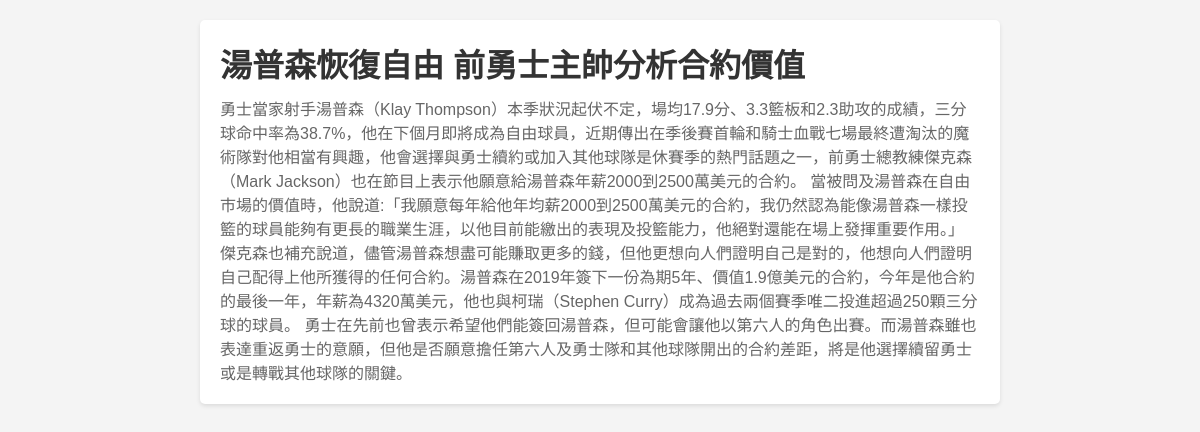
Before: /nba/content/2 with the older database file.
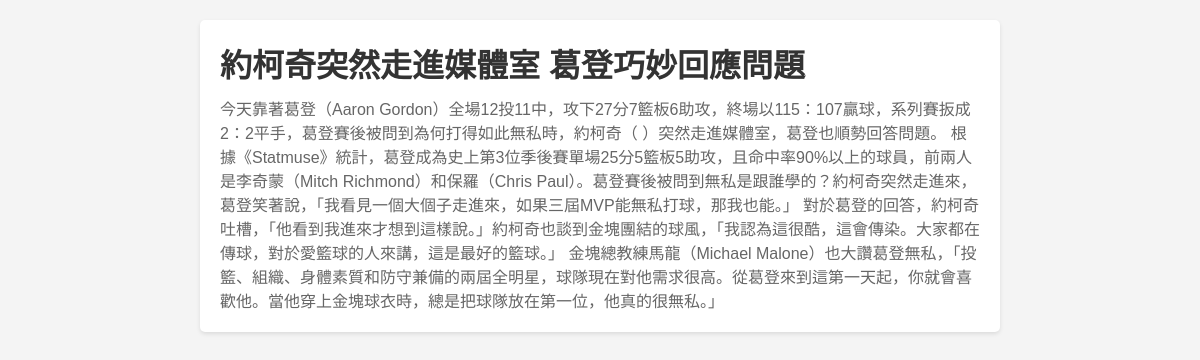
After: the same page with the newer database file.
### warehouse/models.py (models this page shows, shortened)
class UdnFocus(models.Model):
    title = models.CharField(max_length= 127)
    author = models.CharField(max_length=64, default='Unknown')
    publish_time = models.DateTimeField(default=datetime.datetime.now)
    content = models.TextField()

### warehouse/views.py (the view)
# urls.py: path('content/<int:id>', api.news_detail, name='news-detail'),
def content(request, id):
    news = UdnFocus.objects.get(id=id)
    marks = str.maketrans("","",",[]'")
    cleaned_content = news.content.translate(marks)
    template = loader.get_template("content.html")
    context = {
        'news': news,
        'cleaned_content': cleaned_content,
    }
    return HttpResponse(template.render(context, request))

### warehouse/templates/content.html (shortened to what this page needs)
{% load static %}
<!DOCTYPE html>
<html lang="en">
  <head>
    <link rel="stylesheet" href="{% static 'css/styles.css' %}" />
  </head>
  <body>
    <div class="container">
      <div class="content">
        <h1>{{ news.title }}</h1>
        <p>{{ cleaned_content }}</p>
      </div>
    </div>
  </body>
</html>

Changed rows visible on the page:
changed UdnFocus: title "湯普森恢復自由 前勇士主帥分析合約價值" → "約柯奇突然走進媒體室 葛登巧妙回應問題"
Other visible differences:
{{ cleaned_content }}: "勇士當家射手湯普森（Klay Thompson）本季狀況起伏不定，場均17.9分、3.3籃板和2.3助攻的成績，三分球命中率為38.7%，他在下個月即將成為自由球員，近期傳出在季後賽首輪和騎士血戰七場最終遭淘汰的魔術隊對他相當有興趣，他會選擇與勇士續約或加入其他球隊是休賽季的熱門話題之一，前勇士總教練傑克森（Mark Jackson）也在節目上表示他願意給湯普森年薪2000到2500萬美元的合約。 當被問及湯普森在自由市場的價值時，他說道:「我願意每年給他年均薪2000到2500萬美元的合約，我仍然認為能像湯普森一樣投籃的球員能夠有更長的職業生涯，以他目前能繳出的表現及投籃能力，他絕對還能在場上發揮重要作用。」 傑克森也補充說道，儘管湯普森想盡可能賺取更多的錢，但他更想向人們證明自己是對的，他想向人們證明自己配得上他所獲得的任何合約。湯普森在2019年簽下一份為期5年、價值1.9億美元的合約，今年是他合約的最後一年，年薪為4320萬美元，他也與柯瑞（Stephen Curry）成為過去兩個賽季唯二投進超過250顆三分球的球員。 勇士在先前也曾表示希望他們能簽回湯普森，但可能會讓他以第六人的角色出賽。而湯普森雖也表達重返勇士的意願，但他是否願意擔任第六人及勇士隊和其他球隊開出的合約差距，將是他選擇續留勇士或是轉戰其他球隊的關鍵。" → "今天靠著葛登（Aaron Gordon）全場12投11中，攻下27分7籃板6助攻，終場以115：107贏球，系列賽扳成2：2平手，葛登賽後被問到為何打得如此無私時，約柯奇（ ）突然走進媒體室，葛登也順勢回答問題。 根據《Statmuse》統計，葛登成為史上第3位季後賽單場25分5籃板5助攻，且命中率90%以上的球員，前兩人是李奇蒙（Mitch Richmond）和保羅（Chris Paul）。葛登賽後被問到無私是跟誰學的？約柯奇突然走進來，葛登笑著說，「我看見一個大個子走進來，如果三屆MVP能無私打球，那我也能。」 對於葛登的回答，約柯奇吐槽，「他看到我進來才想到這樣說。」約柯奇也談到金塊團結的球風，「我認為這很酷，這會傳染。大家都在傳球，對於愛籃球的人來講，這是最好的籃球。」 金塊總教練馬龍（Michael Malone）也大讚葛登無私，「投籃、組織、身體素質和防守兼備的兩屆全明星，球隊現在對他需求很高。從葛登來到這第一天起，你就會喜歡他。當他穿上金塊球衣時，總是把球隊放在第一位，他真的很無私。」"
